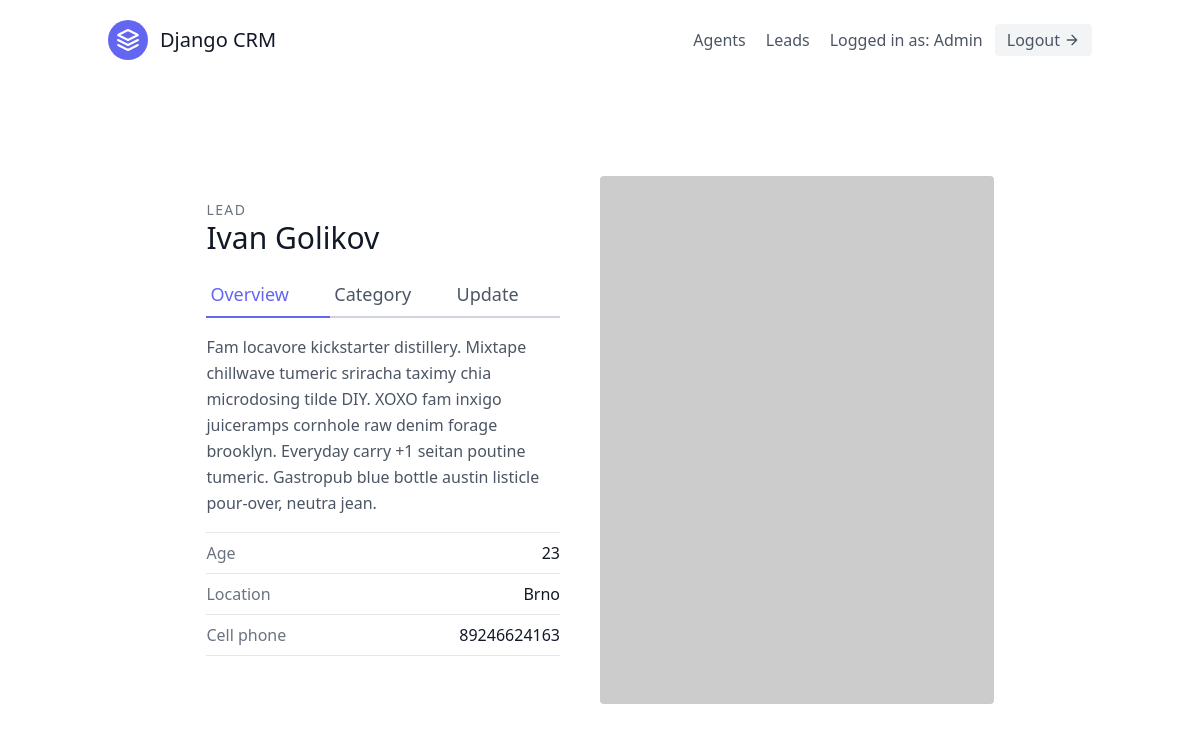
The app's page /leads/1/ (signed in) with its own data.
### leads/models.py (models this page shows, shortened)
class User(AbstractUser):
    is_organisor = models.BooleanField(default=True)
    is_agent = models.BooleanField(default=False)

class Lead(models.Model):
    first_name = models.CharField('First name', max_length=30)
    last_name = models.CharField('Last name', max_length=30)
    age = models.IntegerField('Age', default=0)
    location = models.CharField('Location', max_length=225)
    cell_phone = models.CharField('Cell phone', max_length=20)
    organisation = models.ForeignKey('UserProfile', on_delete=models.CASCADE)
    agent = models.ForeignKey('Agent', null=True, blank=True, on_delete=models.SET_NULL)
    category = models.ForeignKey('Category', related_name="leads", null=True, blank=True, on_delete=models.SET_NULL)

### leads/views.py (the view)
# urls.py: path('<int:pk>/', LeadDetailView.as_view(), name="lead-detail"),
class LeadDetailView(mixins.LoginRequiredMixin, generic.DetailView):
    template_name = "leads/lead_detail.html"
    context_object_name = "lead"
    def get_queryset(self):
        user = self.request.user
        if user.is_organisor:
            queryset = Lead.objects.filter(organisation=user.userprofile)
        else:
            queryset = Lead.objects.filter(organisation=user.agent.organisation)
            queryset = queryset.filter(agent__user=user)
        return queryset

### leads/templates/leads/lead_detail.html
{% extends "base.html" %}
{% block content %}
    <section class="text-gray-600 body-font overflow-hidden">
        <div class="container px-5 py-24 mx-auto">
            <div class="lg:w-4/5 mx-auto flex flex-wrap">
            <div class="lg:w-1/2 w-full lg:pr-10 lg:py-6 mb-6 lg:mb-0">
                <h2 class="text-sm title-font text-gray-500 tracking-widest">LEAD</h2>
                <h1 class="text-gray-900 text-3xl title-font font-medium mb-4"> {{lead.first_name}} {{lead.last_name}} </h1>
                <div class="flex mb-4">
                    <a href="{% url 'leads:lead-detail' lead.pk %}" class="flex-grow text-indigo-500 border-b-2 border-indigo-500 py-2 text-lg px-1">Overview</a>
                    <a href="{% url 'leads:lead-category-update' lead.pk %}" class="flex-grow border-b-2 border-gray-300 py-2 text-lg px-1">Category</a>
                    <a href="{% url 'leads:lead-update' lead.pk %}" class="flex-grow border-b-2 border-gray-300 py-2 text-lg px-1">Update</a>
                </div>
                <p class="leading-relaxed mb-4">Fam locavore kickstarter distillery. Mixtape chillwave tumeric sriracha taximy chia microdosing tilde DIY. XOXO fam inxigo juiceramps cornhole raw denim forage brooklyn. Everyday carry +1 seitan poutine tumeric. Gastropub blue bottle austin listicle pour-over, neutra jean.</p>
                <div class="flex border-t border-gray-200 py-2">
                    <span class="text-gray-500">Age</span>
                    <span class="ml-auto text-gray-900"> {{ lead.age }} </span>
                </div>
                <div class="flex border-t border-gray-200 py-2">
                    <span class="text-gray-500">Location</span>
                    <span class="ml-auto text-gray-900"> {{ lead.location }} </span>
                </div>
                <div class="flex border-t border-b mb-6 border-gray-200 py-2">
                    <span class="text-gray-500">Cell phone</span>
                    <span class="ml-auto text-gray-900"> {{ lead.cell_phone }} </span>
                </div>
            </div>
            <img alt="ecommerce" class="lg:w-1/2 w-full lg:h-auto h-64 object-cover object-center rounded" src="https://dummyimage.com/400x400">
            </div>
        </div>
        </section>
{% endblock content %}

### templates/navbar.html (shortened to what this page needs)
{% load tailwind_filters %}
<header class="text-gray-600 body-font">
  <div class="container mx-auto flex flex-wrap p-5 flex-col md:flex-row items-center">
    <a class="flex title-font font-medium items-center text-gray-900 mb-4 md:mb-0">
      <svg xmlns="http://www.w3.org/2000/svg" fill="none" stroke="currentColor" stroke-linecap="round" stroke-linejoin="round" stroke-width="2" class="w-10 h-10 text-white p-2 bg-indigo-500 rounded-full" viewBox="0 0 24 24">
        <path d="M12 2L2 7l10 5 10-5-10-5zM2 17l10 5 10-5M2 12l10 5 10-5"></path>
      </svg>
      <span class="ml-3 text-xl">Django CRM</span>
    </a>
    <nav class="md:ml-auto flex flex-wrap items-center text-base justify-center">
      {% if not request.user.is_authenticated %}
        <a href="{% url 'signup' %}" class="mr-5 hover:text-gray-900">Signup</a>
      {% else %}
      {% if request.user.is_organisor %}
        <a href="{% url "agents:agent-list" %}" class="mr-5 hover:text-gray-900">Agents</a>
      {% endif %}
        <a href="{% url "leads:lead-list" %}" class="mr-5 hover:text-gray-900">Leads</a>
      {% endif %}
    </nav>
    {% if request.user.is_authenticated %}
    Logged in as: {{ request.user.username }}
    <form method="post" action="{% url 'logout' %}">
      <button class="ml-3 inline-flex items-center bg-gray-100 border-0 py-1 px-3 focus:outline-none hover:bg-gray-200 rounded text-base mt-4 md:mt-0">
          Logout
          <svg fill="none" stroke="currentColor" stroke-linecap="round" stroke-linejoin="round" stroke-width="2" class="w-4 h-4 ml-1" viewBox="0 0 24 24">
              <path d="M5 12h14M12 5l7 7-7 7"></path>
          </svg>
      </button>
    </form>
    {% endif %}
  </div>
</header>

### records on screen
User: user.username "Admin"
Lead: first_name "Ivan", last_name "Golikov", age "23", location "Brno", cell_phone "89246624163"
